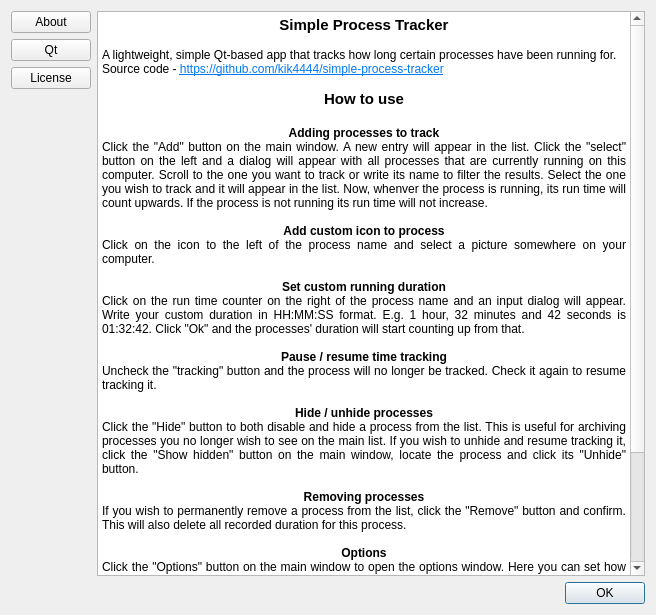
<?xml version="1.0" encoding="UTF-8"?>
<ui version="4.0">
 <class>About</class>
 <widget class="QWidget" name="About">
  <property name="windowModality">
   <enum>Qt::ApplicationModal</enum>
  </property>
  <property name="geometry">
   <rect>
    <x>0</x>
    <y>0</y>
    <width>656</width>
    <height>615</height>
   </rect>
  </property>
  <property name="windowTitle">
   <string>About</string>
  </property>
  <layout class="QVBoxLayout" name="verticalLayout_2">
   <item>
    <layout class="QHBoxLayout" name="horizontalLayout">
     <item>
      <layout class="QVBoxLayout" name="verticalLayout">
       <item>
        <widget class="QPushButton" name="licenseButton">
         <property name="cursor">
          <cursorShape>PointingHandCursor</cursorShape>
         </property>
         <property name="text">
          <string>About</string>
         </property>
         <property name="icon">
          <iconset resource="../../resources.qrc">
           <normaloff>:/Assets/Icons/app-icon.svg</normaloff>:/Assets/Icons/app-icon.svg</iconset>
         </property>
        </widget>
       </item>
       <item>
        <widget class="QPushButton" name="qtButton">
         <property name="cursor">
          <cursorShape>PointingHandCursor</cursorShape>
         </property>
         <property name="text">
          <string>Qt</string>
         </property>
         <property name="icon">
          <iconset resource="../../resources.qrc">
           <normaloff>:/Assets/Icons/Qt.svg</normaloff>:/Assets/Icons/Qt.svg</iconset>
         </property>
        </widget>
       </item>
       <item>
        <widget class="QPushButton" name="aboutButton">
         <property name="cursor">
          <cursorShape>PointingHandCursor</cursorShape>
         </property>
         <property name="text">
          <string>License</string>
         </property>
         <property name="icon">
          <iconset resource="../../resources.qrc">
           <normaloff>:/Assets/Icons/gpl-v3-logo.svg</normaloff>:/Assets/Icons/gpl-v3-logo.svg</iconset>
         </property>
        </widget>
       </item>
       <item>
        <spacer name="verticalSpacer">
         <property name="orientation">
          <enum>Qt::Vertical</enum>
         </property>
         <property name="sizeHint" stdset="0">
          <size>
           <width>20</width>
           <height>40</height>
          </size>
         </property>
        </spacer>
       </item>
      </layout>
     </item>
     <item>
      <widget class="QTextEdit" name="textEdit">
       <property name="readOnly">
        <bool>true</bool>
       </property>
       <property name="html">
        <string>&lt;!DOCTYPE HTML PUBLIC &quot;-//W3C//DTD HTML 4.0//EN&quot; &quot;http://www.w3.org/TR/REC-html40/strict.dtd&quot;&gt;
&lt;html&gt;&lt;head&gt;&lt;meta name=&quot;qrichtext&quot; content=&quot;1&quot; /&gt;&lt;style type=&quot;text/css&quot;&gt;
p, li { white-space: pre-wrap; }
&lt;/style&gt;&lt;/head&gt;&lt;body style=&quot; font-family:'Noto Sans'; font-size:9pt; font-weight:400; font-style:normal;&quot;&gt;
&lt;p align=&quot;center&quot; style=&quot; margin-top:0px; margin-bottom:0px; margin-left:0px; margin-right:0px; -qt-block-indent:0; text-indent:0px;&quot;&gt;&lt;span style=&quot; font-size:11pt; font-weight:600;&quot;&gt;Simple Process Tracker&lt;/span&gt;&lt;/p&gt;
&lt;p align=&quot;center&quot; style=&quot;-qt-paragraph-type:empty; margin-top:0px; margin-bottom:0px; margin-left:0px; margin-right:0px; -qt-block-indent:0; text-indent:0px; font-weight:600;&quot;&gt;&lt;br /&gt;&lt;/p&gt;
&lt;p align=&quot;justify&quot; style=&quot; margin-top:0px; margin-bottom:0px; margin-left:0px; margin-right:0px; -qt-block-indent:0; text-indent:0px;&quot;&gt;A lightweight, simple Qt-based app that tracks how long certain processes have been running for.&lt;/p&gt;
&lt;p align=&quot;justify&quot; style=&quot; margin-top:0px; margin-bottom:0px; margin-left:0px; margin-right:0px; -qt-block-indent:0; text-indent:0px;&quot;&gt;Source code - &lt;a href=&quot;https://github.com/kik4444/simple-process-tracker&quot;&gt;&lt;span style=&quot; text-decoration: underline; color:#007af4;&quot;&gt;https://github.com/kik4444/simple-process-tracker&lt;/span&gt;&lt;/a&gt;&lt;/p&gt;
&lt;p align=&quot;justify&quot; style=&quot;-qt-paragraph-type:empty; margin-top:0px; margin-bottom:0px; margin-left:0px; margin-right:0px; -qt-block-indent:0; text-indent:0px;&quot;&gt;&lt;br /&gt;&lt;/p&gt;
&lt;p align=&quot;center&quot; style=&quot; margin-top:0px; margin-bottom:0px; margin-left:0px; margin-right:0px; -qt-block-indent:0; text-indent:0px;&quot;&gt;&lt;span style=&quot; font-size:11pt; font-weight:600;&quot;&gt;How to use&lt;/span&gt;&lt;/p&gt;
&lt;p align=&quot;center&quot; style=&quot;-qt-paragraph-type:empty; margin-top:0px; margin-bottom:0px; margin-left:0px; margin-right:0px; -qt-block-indent:0; text-indent:0px; font-size:11pt; font-weight:600;&quot;&gt;&lt;br /&gt;&lt;/p&gt;
&lt;p align=&quot;center&quot; style=&quot; margin-top:0px; margin-bottom:0px; margin-left:0px; margin-right:0px; -qt-block-indent:0; text-indent:0px;&quot;&gt;&lt;span style=&quot; font-weight:600;&quot;&gt;Adding processes to track&lt;/span&gt;&lt;/p&gt;
&lt;p align=&quot;justify&quot; style=&quot; margin-top:0px; margin-bottom:0px; margin-left:0px; margin-right:0px; -qt-block-indent:0; text-indent:0px;&quot;&gt;Click the &amp;quot;Add&amp;quot; button on the main window. A new entry will appear in the list. Click the &amp;quot;select&amp;quot; button on the left and a dialog will appear with all processes that are currently running on this computer. Scroll to the one you want to track or write its name to filter the results. Select the one you wish to track and it will appear in the list. Now, whenver the process is running, its run time will count upwards. If the process is not running its run time will not increase.&lt;/p&gt;
&lt;p align=&quot;justify&quot; style=&quot;-qt-paragraph-type:empty; margin-top:0px; margin-bottom:0px; margin-left:0px; margin-right:0px; -qt-block-indent:0; text-indent:0px;&quot;&gt;&lt;br /&gt;&lt;/p&gt;
&lt;p align=&quot;center&quot; style=&quot; margin-top:0px; margin-bottom:0px; margin-left:0px; margin-right:0px; -qt-block-indent:0; text-indent:0px;&quot;&gt;&lt;span style=&quot; font-weight:600;&quot;&gt;Add custom icon to process&lt;/span&gt;&lt;/p&gt;
&lt;p align=&quot;justify&quot; style=&quot; margin-top:0px; margin-bottom:0px; margin-left:0px; margin-right:0px; -qt-block-indent:0; text-indent:0px;&quot;&gt;Click on the icon to the left of the process name and select a picture somewhere on your computer.&lt;/p&gt;
&lt;p align=&quot;justify&quot; style=&quot;-qt-paragraph-type:empty; margin-top:0px; margin-bottom:0px; margin-left:0px; margin-right:0px; -qt-block-indent:0; text-indent:0px;&quot;&gt;&lt;br /&gt;&lt;/p&gt;
&lt;p align=&quot;center&quot; style=&quot; margin-top:0px; margin-bottom:0px; margin-left:0px; margin-right:0px; -qt-block-indent:0; text-indent:0px;&quot;&gt;&lt;span style=&quot; font-weight:600;&quot;&gt;Set custom running duration&lt;/span&gt;&lt;/p&gt;
&lt;p align=&quot;justify&quot; style=&quot; margin-top:0px; margin-bottom:0px; margin-left:0px; margin-right:0px; -qt-block-indent:0; text-indent:0px;&quot;&gt;Click on the run time counter on the right of the process name and an input dialog will appear. Write your custom duration in HH:MM:SS format. E.g. 1 hour, 32 minutes and 42 seconds is 01:32:42. Click &amp;quot;Ok&amp;quot; and the processes' duration will start counting up from that.&lt;/p&gt;
&lt;p align=&quot;justify&quot; style=&quot;-qt-paragraph-type:empty; margin-top:0px; margin-bottom:0px; margin-left:0px; margin-right:0px; -qt-block-indent:0; text-indent:0px;&quot;&gt;&lt;br /&gt;&lt;/p&gt;
&lt;p align=&quot;center&quot; style=&quot; margin-top:0px; margin-bottom:0px; margin-left:0px; margin-right:0px; -qt-block-indent:0; text-indent:0px;&quot;&gt;&lt;span style=&quot; font-weight:600;&quot;&gt;Pause / resume time tracking&lt;/span&gt;&lt;/p&gt;
&lt;p align=&quot;justify&quot; style=&quot; margin-top:0px; margin-bottom:0px; margin-left:0px; margin-right:0px; -qt-block-indent:0; text-indent:0px;&quot;&gt;Uncheck the &amp;quot;tracking&amp;quot; button and the process will no longer be tracked. Check it again to resume tracking it.&lt;/p&gt;
&lt;p align=&quot;justify&quot; style=&quot;-qt-paragraph-type:empty; margin-top:0px; margin-bottom:0px; margin-left:0px; margin-right:0px; -qt-block-indent:0; text-indent:0px;&quot;&gt;&lt;br /&gt;&lt;/p&gt;
&lt;p align=&quot;center&quot; style=&quot; margin-top:0px; margin-bottom:0px; margin-left:0px; margin-right:0px; -qt-block-indent:0; text-indent:0px;&quot;&gt;&lt;span style=&quot; font-weight:600;&quot;&gt;Hide / unhide processes&lt;/span&gt;&lt;/p&gt;
&lt;p align=&quot;justify&quot; style=&quot; margin-top:0px; margin-bottom:0px; margin-left:0px; margin-right:0px; -qt-block-indent:0; text-indent:0px;&quot;&gt;Click the &amp;quot;Hide&amp;quot; button to both disable and hide a process from the list. This is useful for archiving processes you no longer wish to see on the main list. If you wish to unhide and resume tracking it, click the &amp;quot;Show hidden&amp;quot; button on the main window, locate the process and click its &amp;quot;Unhide&amp;quot; button.&lt;/p&gt;
&lt;p align=&quot;justify&quot; style=&quot;-qt-paragraph-type:empty; margin-top:0px; margin-bottom:0px; margin-left:0px; margin-right:0px; -qt-block-indent:0; text-indent:0px;&quot;&gt;&lt;br /&gt;&lt;/p&gt;
&lt;p align=&quot;center&quot; style=&quot; margin-top:0px; margin-bottom:0px; margin-left:0px; margin-right:0px; -qt-block-indent:0; text-indent:0px;&quot;&gt;&lt;span style=&quot; font-weight:600;&quot;&gt;Removing processes&lt;/span&gt;&lt;/p&gt;
&lt;p align=&quot;justify&quot; style=&quot; margin-top:0px; margin-bottom:0px; margin-left:0px; margin-right:0px; -qt-block-indent:0; text-indent:0px;&quot;&gt;If you wish to permanently remove a process from the list, click the &amp;quot;Remove&amp;quot; button and confirm. This will also delete all recorded duration for this process.&lt;/p&gt;
&lt;p align=&quot;justify&quot; style=&quot;-qt-paragraph-type:empty; margin-top:0px; margin-bottom:0px; margin-left:0px; margin-right:0px; -qt-block-indent:0; text-indent:0px;&quot;&gt;&lt;br /&gt;&lt;/p&gt;
&lt;p align=&quot;center&quot; style=&quot; margin-top:0px; margin-bottom:0px; margin-left:0px; margin-right:0px; -qt-block-indent:0; text-indent:0px;&quot;&gt;&lt;span style=&quot; font-weight:600;&quot;&gt;Options&lt;/span&gt;&lt;/p&gt;
&lt;p align=&quot;justify&quot; style=&quot; margin-top:0px; margin-bottom:0px; margin-left:0px; margin-right:0px; -qt-block-indent:0; text-indent:0px;&quot;&gt;Click the &amp;quot;Options&amp;quot; button on the main window to open the options window. Here you can set how often Simple Process Tracker should check whether a process is still running or not. Default values for running and stopped processes is 5 and 10 seconds respectively. This means that when a process starts, &lt;span style=&quot; font-weight:600;&quot;&gt;at most&lt;/span&gt; 10 seconds will pass before Simple Process Tracker starts tracking it. On the other hand, when a process closes, &lt;span style=&quot; font-weight:600;&quot;&gt;at most&lt;/span&gt; 5 seconds will pass before it stops being tracked. Lower values = more accuracy + more CPU usage. Higher values = lower accuracy + lower CPU usage.&lt;/p&gt;
&lt;p align=&quot;justify&quot; style=&quot;-qt-paragraph-type:empty; margin-top:0px; margin-bottom:0px; margin-left:0px; margin-right:0px; -qt-block-indent:0; text-indent:0px;&quot;&gt;&lt;br /&gt;&lt;/p&gt;
&lt;p align=&quot;center&quot; style=&quot; margin-top:0px; margin-bottom:0px; margin-left:0px; margin-right:0px; -qt-block-indent:0; text-indent:0px;&quot;&gt;&lt;span style=&quot; font-weight:600;&quot;&gt;Manually check processes&lt;/span&gt;&lt;/p&gt;
&lt;p align=&quot;justify&quot; style=&quot; margin-top:0px; margin-bottom:0px; margin-left:0px; margin-right:0px; -qt-block-indent:0; text-indent:0px;&quot;&gt;Click the &amp;quot;Poll&amp;quot; button on the main window button to force check processes. This is useful if you've set process checking to be very infrequent in the options window.&lt;/p&gt;&lt;/body&gt;&lt;/html&gt;</string>
       </property>
      </widget>
     </item>
    </layout>
   </item>
   <item>
    <layout class="QHBoxLayout" name="horizontalLayout_2">
     <item>
      <spacer name="horizontalSpacer">
       <property name="orientation">
        <enum>Qt::Horizontal</enum>
       </property>
       <property name="sizeHint" stdset="0">
        <size>
         <width>40</width>
         <height>20</height>
        </size>
       </property>
      </spacer>
     </item>
     <item>
      <widget class="QDialogButtonBox" name="buttonBox">
       <property name="sizePolicy">
        <sizepolicy hsizetype="Minimum" vsizetype="Minimum">
         <horstretch>0</horstretch>
         <verstretch>0</verstretch>
        </sizepolicy>
       </property>
       <property name="cursor">
        <cursorShape>ArrowCursor</cursorShape>
       </property>
       <property name="standardButtons">
        <set>QDialogButtonBox::Ok</set>
       </property>
      </widget>
     </item>
    </layout>
   </item>
  </layout>
 </widget>
 <resources>
  <include location="../../resources.qrc"/>
 </resources>
 <connections/>
</ui>
